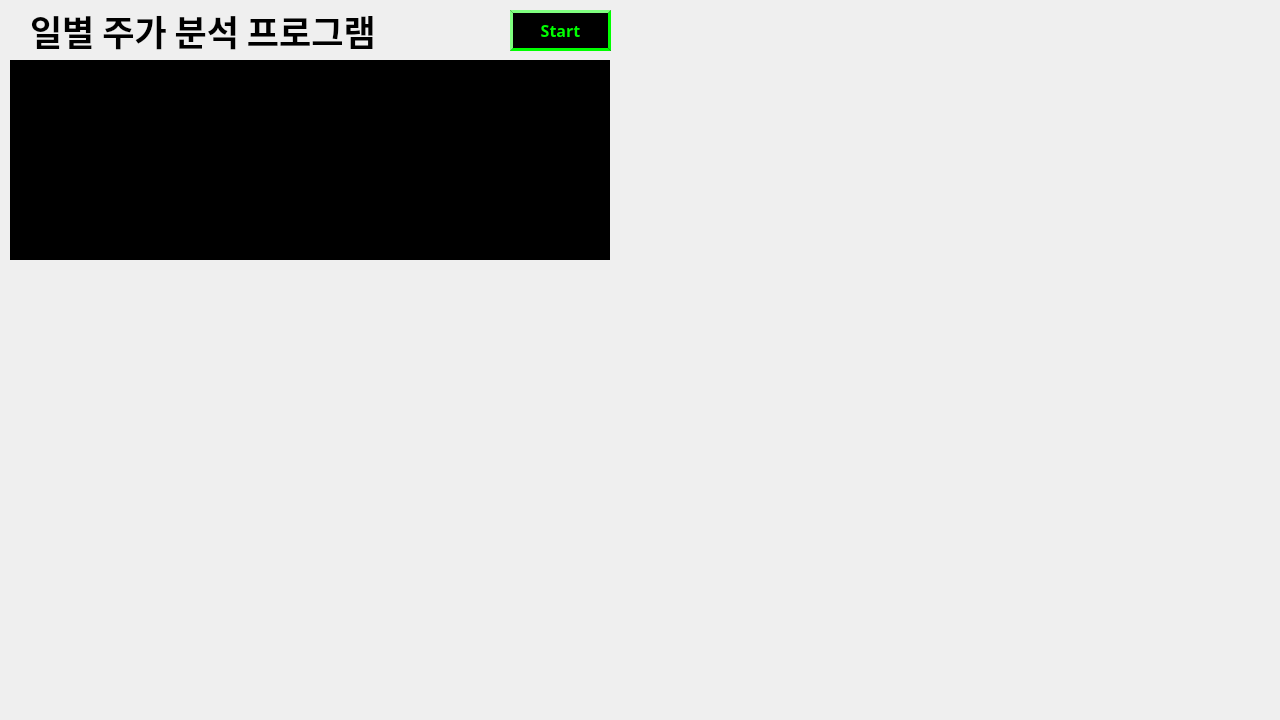
<?xml version="1.0" encoding="UTF-8"?>
<ui version="4.0">
 <class>Team5</class>
 <widget class="QDialog" name="Team5">
  <property name="geometry">
   <rect>
    <x>0</x>
    <y>0</y>
    <width>1280</width>
    <height>720</height>
   </rect>
  </property>
  <property name="windowTitle">
   <string>일별 주가 분석기</string>
  </property>
  <widget class="QPushButton" name="pushButton">
   <property name="enabled">
    <bool>true</bool>
   </property>
   <property name="geometry">
    <rect>
     <x>510</x>
     <y>10</y>
     <width>101</width>
     <height>41</height>
    </rect>
   </property>
   <property name="font">
    <font>
     <family>Bahnschrift SemiBold</family>
     <pointsize>12</pointsize>
     <weight>75</weight>
     <bold>true</bold>
    </font>
   </property>
   <property name="styleSheet">
    <string notr="true">background-color:rgb(0, 0, 0);
color:rgb(0, 255, 0);
border-style: outset;
border-width: 3px;
border-color:rgb(0, 255, 0)</string>
   </property>
   <property name="text">
    <string>Start</string>
   </property>
  </widget>
  <widget class="QListView" name="listView">
   <property name="geometry">
    <rect>
     <x>10</x>
     <y>60</y>
     <width>600</width>
     <height>200</height>
    </rect>
   </property>
   <property name="autoFillBackground">
    <bool>false</bool>
   </property>
   <property name="styleSheet">
    <string notr="true">background-color:rgb(0, 0, 0);
color:rgb(0, 255, 0);
font: bold 18pt</string>
   </property>
  </widget>
  <widget class="QLabel" name="lbPic">
   <property name="geometry">
    <rect>
     <x>10</x>
     <y>270</y>
     <width>600</width>
     <height>400</height>
    </rect>
   </property>
   <property name="text">
    <string/>
   </property>
  </widget>
  <widget class="QLabel" name="label">
   <property name="geometry">
    <rect>
     <x>30</x>
     <y>10</y>
     <width>461</width>
     <height>41</height>
    </rect>
   </property>
   <property name="font">
    <font>
     <family>Adobe Arabic</family>
     <pointsize>26</pointsize>
     <weight>75</weight>
     <bold>true</bold>
    </font>
   </property>
   <property name="text">
    <string>일별 주가 분석 프로그램</string>
   </property>
  </widget>
 </widget>
 <resources/>
 <connections/>
</ui>
